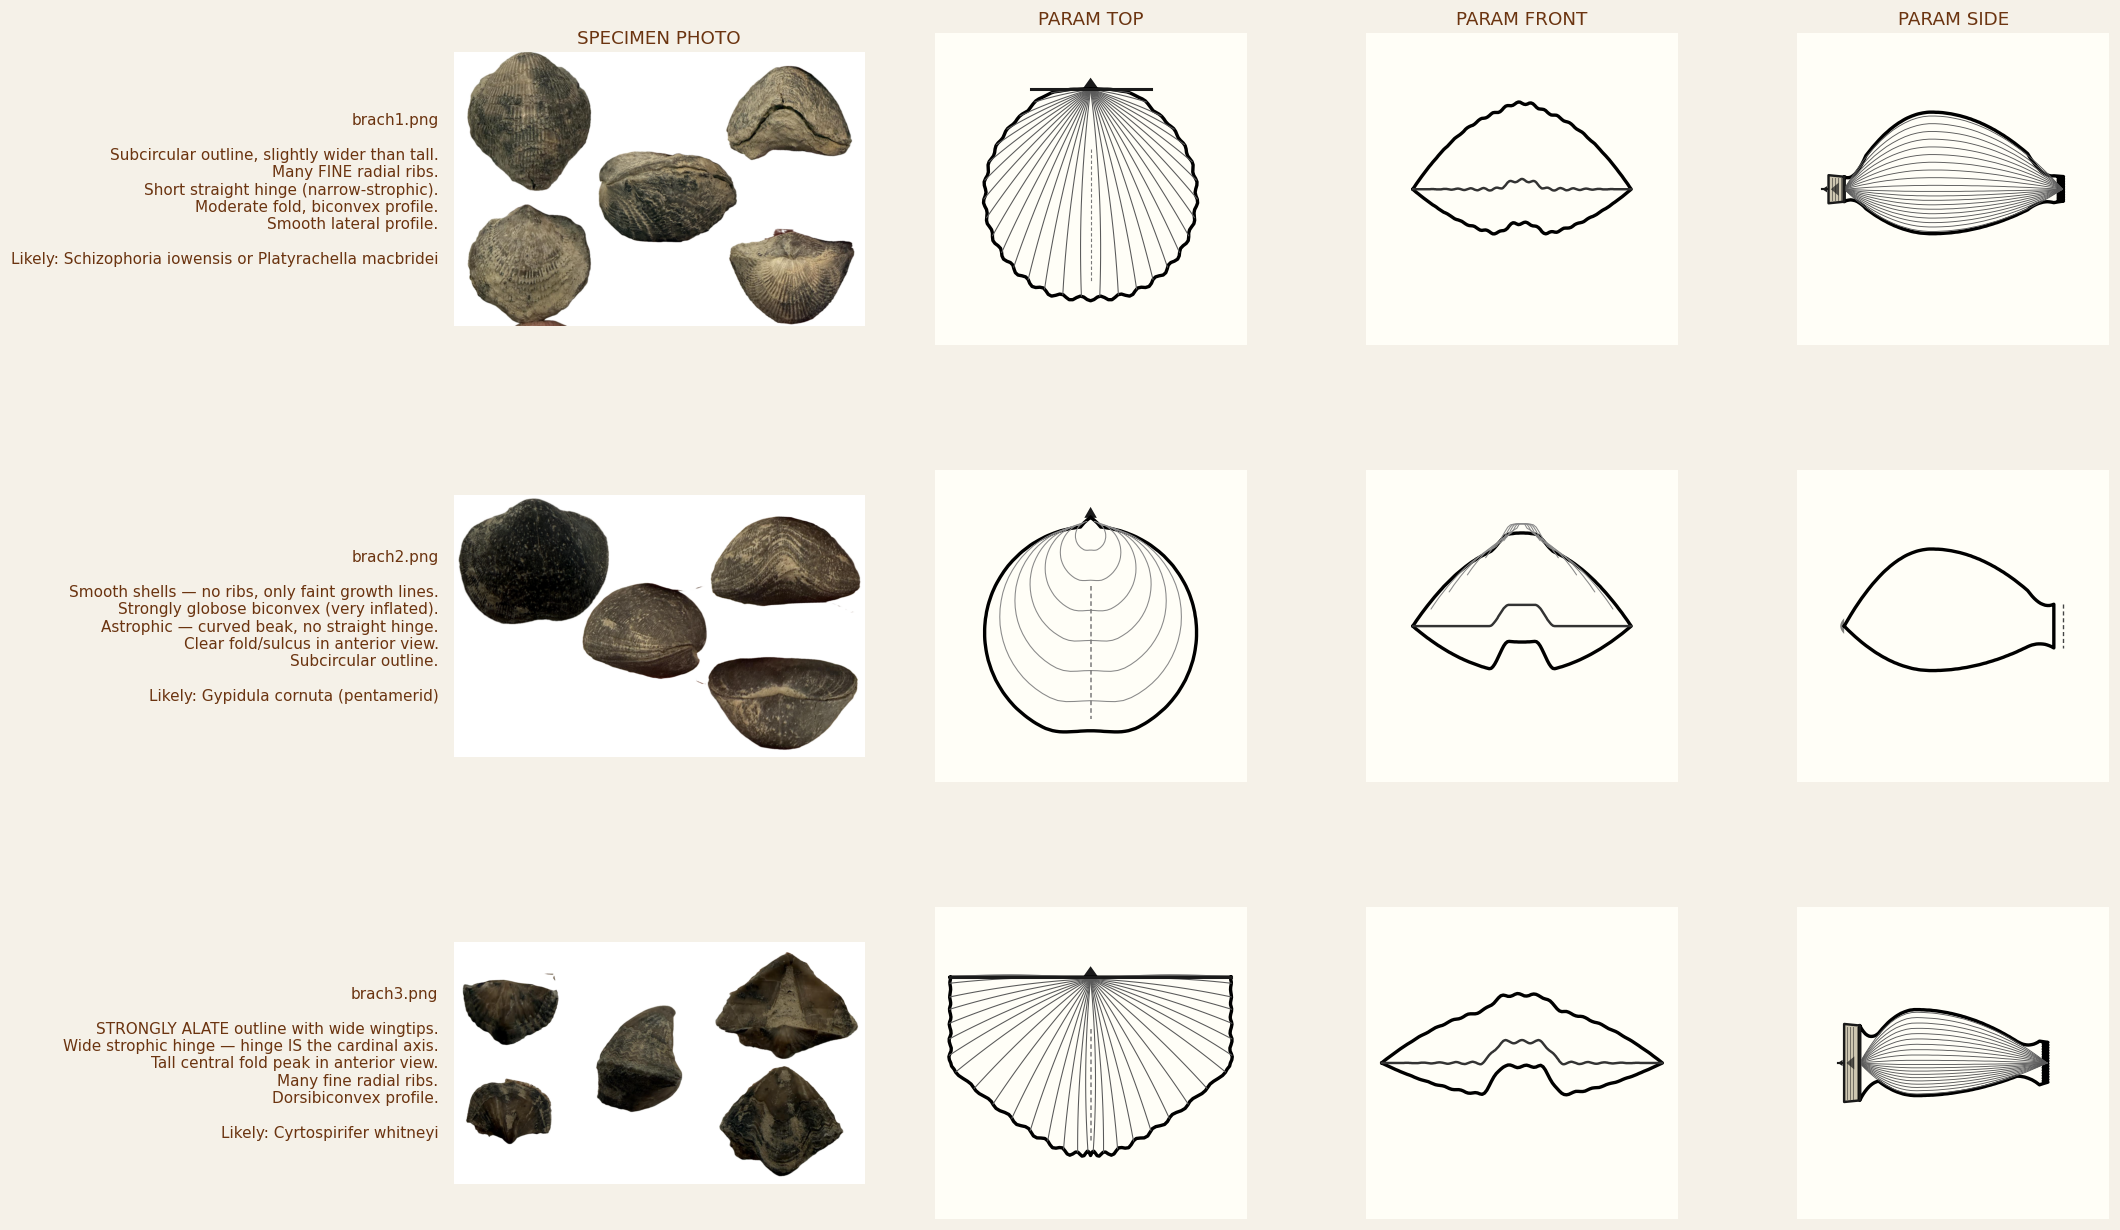

Recreate this plot in Python.
#!/usr/bin/env python3
"""Student-ID workflow demonstration.

For each of the three unknown specimens at images/unknown_misc/rockford/,
render the parametric SVG silhouettes that match the SLIDER SETTINGS a
student would choose by eye. Place those next to the photocomposite so
we can see whether the parametric tool is "close enough" to support
the student narrowing down a candidate ID.

Output: data/fit_harness/student_workflow.png
"""
import os, sys, subprocess, json, tempfile
import matplotlib
matplotlib.use("Agg")
import matplotlib.pyplot as plt
from PIL import Image
sys.path.insert(0, os.path.join(os.path.dirname(__file__), "..", "visualizer_test"))
from render import draw_svg

HERE = os.path.dirname(os.path.abspath(__file__))
ROOT = os.path.abspath(os.path.join(HERE, "..", ".."))


# A student looking at each specimen would pick these slider values by eye.
SPECIMENS = [
    dict(name="brach1.png",
         photo="images/unknown_misc/rockford/brach1.png",
         features=("Subcircular outline, slightly wider than tall.\n"
                    "Many FINE radial ribs.\n"
                    "Short straight hinge (narrow-strophic).\n"
                    "Moderate fold, biconvex profile.\n"
                    "Smooth lateral profile."),
         best_guess="Schizophoria iowensis or Platyrachella macbridei",
         answers=dict(outline_pick="subcircular", profile_pick="biconvex",
                       hinge_pick="narrow-strophic", surface_ribs="yes",
                       rib_density="dense", fold_pick="weak",
                       beak_pick="moderate", lateral_pick="smooth")),
    dict(name="brach2.png",
         photo="images/unknown_misc/rockford/brach2.png",
         features=("Smooth shells — no ribs, only faint growth lines.\n"
                    "Strongly globose biconvex (very inflated).\n"
                    "Astrophic — curved beak, no straight hinge.\n"
                    "Clear fold/sulcus in anterior view.\n"
                    "Subcircular outline."),
         best_guess="Gypidula cornuta (pentamerid)",
         answers=dict(outline_pick="subcircular", profile_pick="biconvex",
                       hinge_pick="astrophic", surface_lines="yes",
                       fold_pick="strong",
                       beak_pick="moderate", lateral_pick="smooth")),
    dict(name="brach3.png",
         photo="images/unknown_misc/rockford/brach3.png",
         features=("STRONGLY ALATE outline with wide wingtips.\n"
                    "Wide strophic hinge — hinge IS the cardinal axis.\n"
                    "Tall central fold peak in anterior view.\n"
                    "Many fine radial ribs.\n"
                    "Dorsibiconvex profile."),
         best_guess="Cyrtospirifer whitneyi",
         answers=dict(outline_pick="wing-shaped", profile_pick="biconvex",
                       hinge_pick="wide-strophic", surface_ribs="yes",
                       rib_density="dense", fold_pick="strong",
                       beak_pick="prominent", lateral_pick="smooth")),
]


def gen_svgs(answers_list, out_dir):
    os.makedirs(out_dir, exist_ok=True)
    driver = (
        "const fs = require('fs'); const vm = require('vm');\n"
        "const m = fs.readFileSync(process.argv[3], 'utf8');\n"
        "const r = fs.readFileSync(process.argv[4], 'utf8');\n"
        "const data = JSON.parse(fs.readFileSync(process.argv[5], 'utf8'));\n"
        "const outDir = process.argv[6];\n"
        "const ctx = vm.createContext({\n"
        "  document: { addEventListener:()=>{}, getElementById:()=>null, createElement:()=>({}) },\n"
        "  window: { addEventListener:()=>{}, scrollTo:()=>{}, location:{hash:''} },\n"
        "  location:{hash:''}, console, Math\n"
        "});\n"
        "vm.runInContext(m, ctx); vm.runInContext(r, ctx);\n"
        "data.forEach((entry) => {\n"
        "  fs.writeFileSync(outDir + '/' + entry.id + '_top.svg', ctx.svgTopView(entry.answers));\n"
        "  fs.writeFileSync(outDir + '/' + entry.id + '_front.svg', ctx.svgFrontView(entry.answers));\n"
        "  fs.writeFileSync(outDir + '/' + entry.id + '_side.svg', ctx.svgSideView(entry.answers));\n"
        "});\n"
        "console.log('OK');\n"
    )
    with tempfile.NamedTemporaryFile("w", suffix=".js", delete=False) as f:
        f.write(driver); driver_path = f.name
    with tempfile.NamedTemporaryFile("w", suffix=".json", delete=False) as f:
        json.dump(answers_list, f); data_path = f.name
    subprocess.run(["node", driver_path, "_self_",
                     os.path.join(ROOT, "manifest.js"),
                     os.path.join(ROOT, "render.js"),
                     data_path, out_dir],
                    check=True, capture_output=True)
    os.unlink(driver_path); os.unlink(data_path)


def main():
    svg_dir = os.path.join(HERE, "_workflow_svgs")
    answers_list = []
    for i, sp in enumerate(SPECIMENS, start=1):
        answers_list.append(dict(id=f"sp{i}", answers=sp["answers"]))
    gen_svgs(answers_list, svg_dir)

    fig, axes = plt.subplots(3, 4, figsize=(20, 14),
                              gridspec_kw=dict(wspace=0.05, hspace=0.4))
    for r, sp in enumerate(SPECIMENS):
        # Column 0: photocomposite
        ax = axes[r][0]
        photo = os.path.join(ROOT, sp["photo"])
        if os.path.exists(photo):
            ax.imshow(Image.open(photo))
        ax.set_xticks([]); ax.set_yticks([])
        for s in ax.spines.values(): s.set_visible(False)
        if r == 0: ax.set_title("SPECIMEN PHOTO", fontsize=12, color="#6b3410")
        ax.set_ylabel(
            f"{sp['name']}\n\n{sp['features']}\n\nLikely: {sp['best_guess']}",
            fontsize=10, color="#6b3410", rotation=0, labelpad=10,
            ha="right", va="center")

        # Columns 1-3: parametric TOP, FRONT, SIDE
        for c, view in enumerate(["top", "front", "side"]):
            ax = axes[r][c + 1]
            ax.set_facecolor("#fffef7")
            svg_path = os.path.join(svg_dir, f"sp{r+1}_{view}.svg")
            draw_svg(ax, svg_path)
            if r == 0:
                ax.set_title(f"PARAM {view.upper()}", fontsize=12, color="#6b3410")

    out = os.path.join(HERE, "student_workflow.png")
    fig.savefig(out, dpi=110, bbox_inches="tight", facecolor="#f5f1e8")
    print("Wrote", out)


if __name__ == "__main__":
    main()
